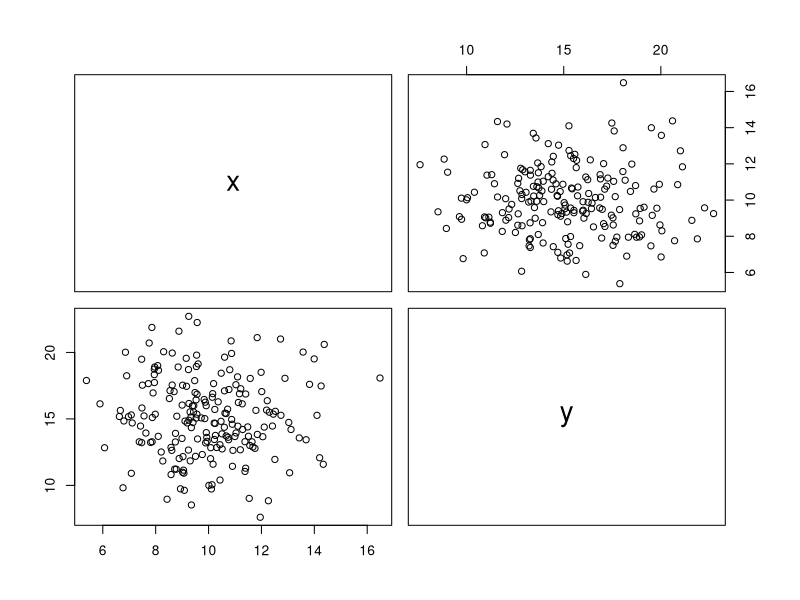
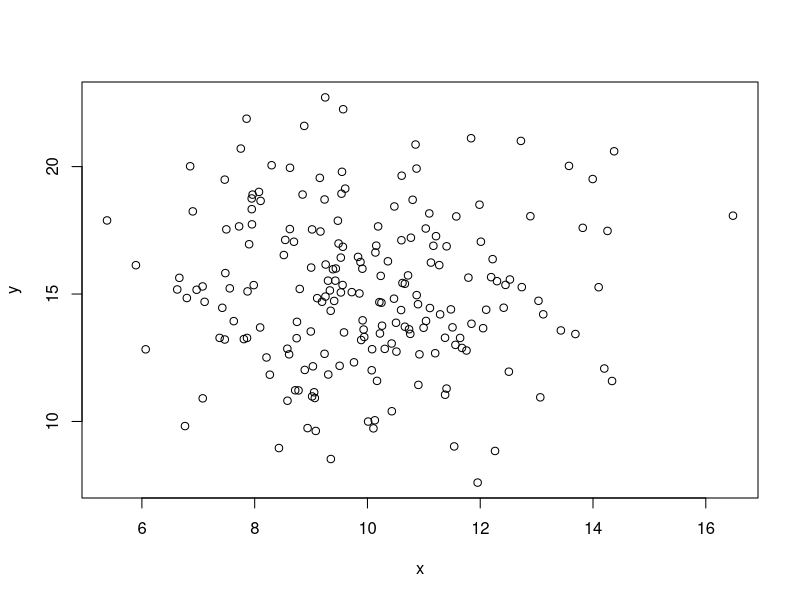
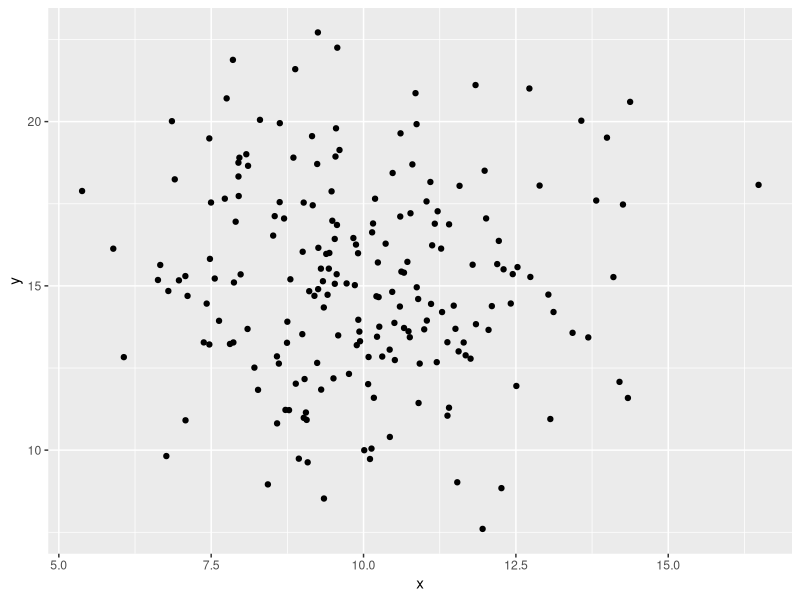
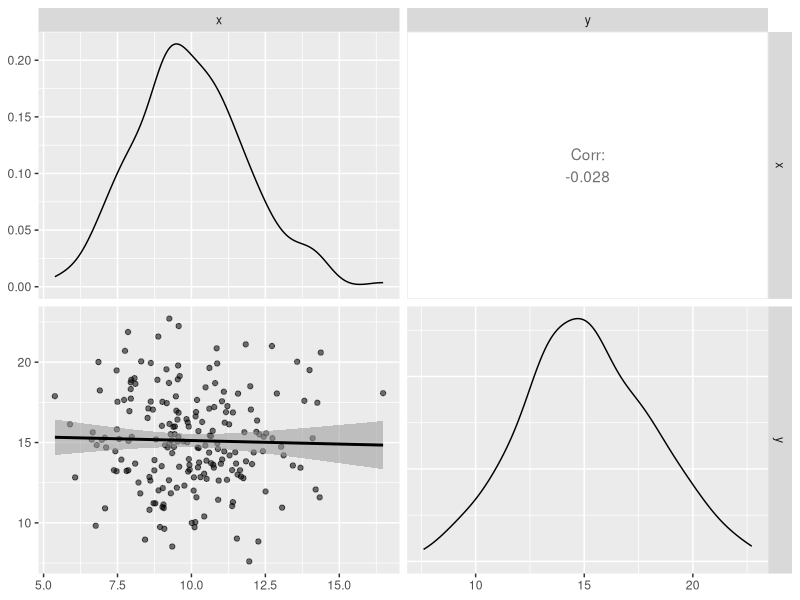
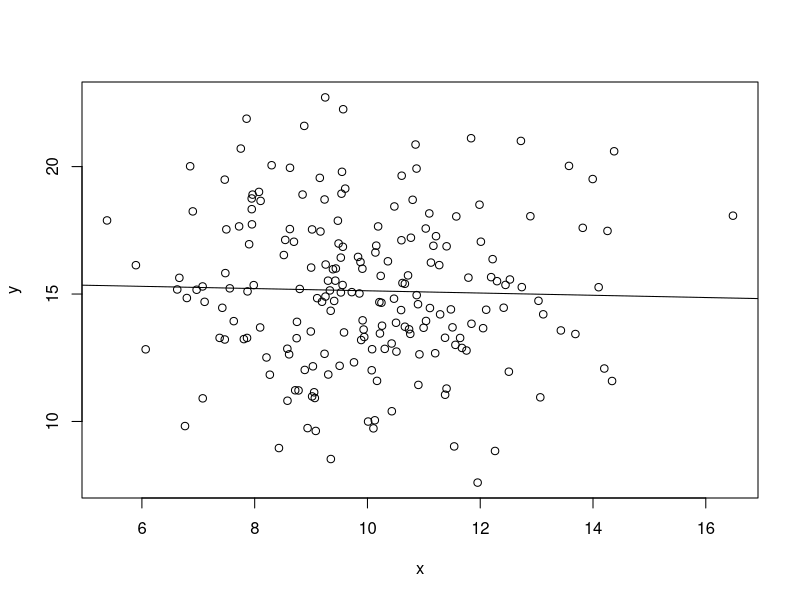
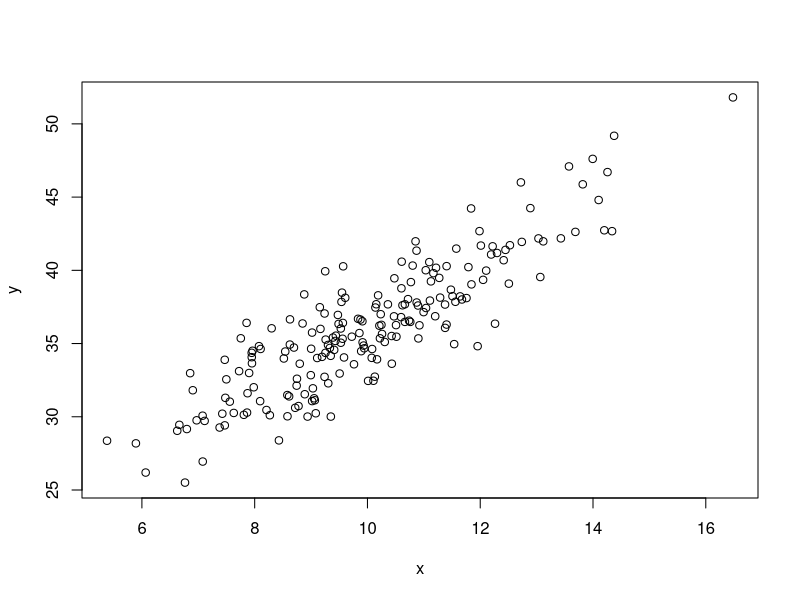
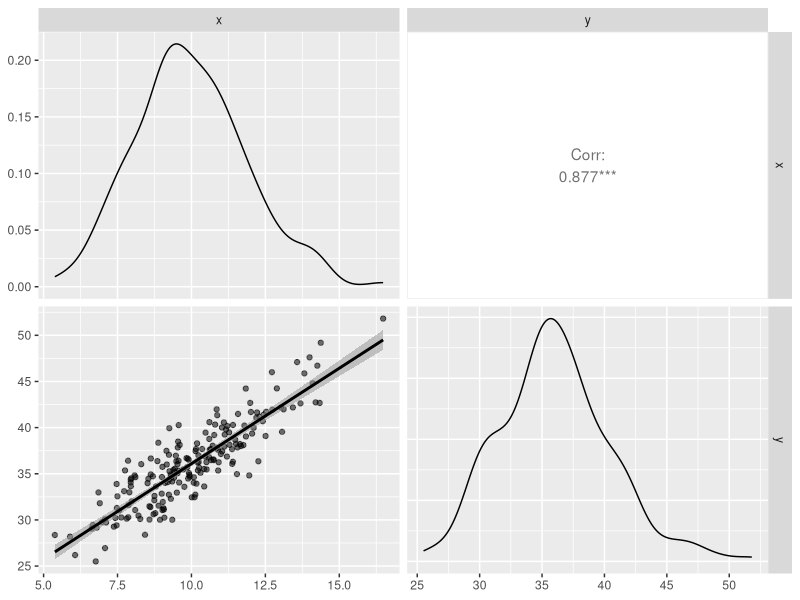
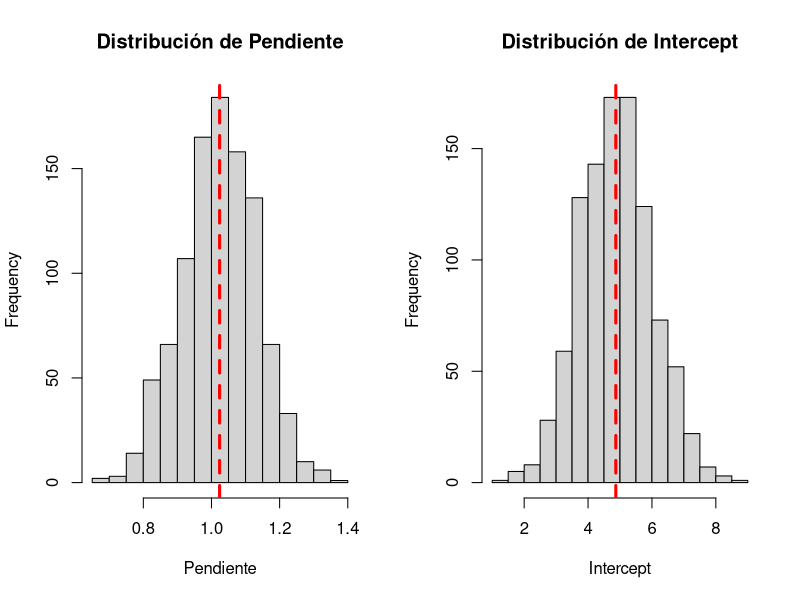

Generate these figures, in order, with R:
## ---- chunk 1
## Generación de muestras X e Y
set.seed(123) 
# Definir parámetros
n <- 200 # cant observ
μX <- 10 # media de x
σX <- 2 # desv std x
μY <- 15 # media de y
σY <- 3 # desv std y

# Generar random variables dependientes
Z1 <- rnorm(n)
Z2 <- rnorm(n)

x <- μX + σX * Z1
y <- μY + σY * Z2

dat <- cbind(x,y) #junto los valores en una lista

## ---- chunk 2
library(ggplot2)

pairs(dat) # otra forma de verificar relación, una matriz de diagramas de dispersión
plot(dat)

ggplot(dat, aes(x = x, y = y)) +
  geom_point()
## ---- chunk 3
# Realizo regresión lineal 
regresion <- lm(y ~ x, data = data.frame(dat))
summary(regresion)
#boxplot(regresion$residuals)
## ---- chunk 4
library(psych)
library(GGally)
ggpairs(dat, aes(alpha = 0.5),lower = list(continuous = "smooth"))

# Creamos el gráfico
plot(x, y)
# Línea de regresión
abline(lm(y ~ x))



## ---- chunk 5
set.seed(123)  # Set a seed for reproducibility

# Definir parámetros
n <- 200 # cant observ
μX <- 10
σX <- 2
μY <- 15
σY <- 3
ρ <- 0.7 #grado de correlación

# Generar random variables dependientes
Z1 <- rnorm(n)
Z2 <- rnorm(n)

x <- μX + σX * Z1
y <- μY + σY * (ρ * x + sqrt(1 - ρ^2) * Z2)
dat <- cbind(x,y) #junto los valores en una lista
plot(dat)
## ---- chunk 6
ggpairs(dat, aes(alpha = 0.5),lower = list(continuous = "smooth"))
## ---- chunk 7
# Realizo regresión lineal 
modelo <- lm(y ~ x, data = data.frame(dat))
summary(modelo)
## ---- chunk 8
set.seed(123)
Z1 <- rnorm(20)
x <- μX + σX * Z1
predict(object=modelo, newdata=data.frame(x))
## ---- chunk 9
set.seed(123)
# Establecer numero de simulaciones
num_simulations <- 1000
n <- 100
# Establecer parametros del modelo
intercept <- 4.9
beta <- 1.02
error_std_dev <- 2.138

# Inicializar vectores que contendrán los coeficientes estimados
pendientes <- vector(length = num_simulations)
intercepts <- vector(length = num_simulations)

# Perform the simulations
for (i in 1:num_simulations) {
  # Generate the independent variable (x)
  Z1 <- rnorm(n)
  x <- μX + σX * Z1
  
  # Generate the dependent variable (y) using the model equation
  y <- intercept + beta * x + rnorm(n, 0, error_std_dev)
  #μY + σY * (ρ * Z1 + sqrt(1 - ρ^2) * Z2)
  
  # Fit the linear regression model
  model <- lm(y ~ x)
  pendientes[i] <- model$coefficients[2]
  intercepts[i] <- model$coefficients[1]
}


## ---- chunk 10
par(mfrow = c(1, 2))
hist(pendientes, main = "Distribución de Pendiente",xlab = "Pendiente")
abline(v = mean(pendientes), col="red", lwd=3, lty=2)
hist(intercepts, main = "Distribución de Intercept", xlab = "Intercept")
abline(v = mean(intercepts), col="red", lwd=3, lty=2)

## ---- chunk 11
par(mfrow = c(1, 2))
plot(density(pendientes))
plot(density(intercepts))
## ---- chunk 12
# Establecer numero de simulaciones
set.seed(123)
num_simulations <- 1000
n <- 100
# Establecer parametros del modelo
intercept <- 4.9
beta <- 2
error_std_dev <- 1

# Inicializar vectores que contendrán los coeficientes estimados
pendientes <- vector(length = num_simulations)
intercepts <- vector(length = num_simulations)

# Perform the simulations
for (i in 1:num_simulations) {
  # Generate the independent variable (x)
  x <- runif(n)
  # plot(x)
  
  # Generate the dependent variable (y) using the model equation
  y <- intercept + beta * x + rnorm(n, 0, error_std_dev)
  
  # Fit the linear regression model
  model <- lm(y ~ x)
  pendientes[i] <- model$coefficients[2]
  intercepts[i] <- model$coefficients[1]
}
par(mfrow = c(2, 2))
hist(pendientes, main = "Distribución de Pendiente Estimadas",xlab = "Pendiente")
hist(intercepts, main = "Distribución de Intercept Estimados", xlab = "Intercept")
plot(density(pendientes))
plot(density(intercepts))
